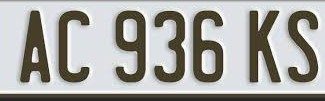
#> input picture ocr4.jpg, 325 x 101 px
$ jupyter execute --allow-errors hcr_model.ipynb
#> lines starting #> are read from the running program, lines starting #| are printed output that depends on the picture; after the words box and inside, x2 and y2 are one past the last pixel; in counts of white or black regions, pixels touching at a corner belong together
# Handwritten Character Recognition Model

[cell 1]
import tensorflow as tf
import pandas as pd
import matplotlib.pyplot as plt
import numpy as np
from sklearn.model_selection import train_test_split
import tensorflow.keras.backend as K
import warnings
from imutils.contours import sort_contours
import cv2 as cv
import imutils

## Loading the dataset
The two fucntions below are used to load the datasets to train the model. The datasets used here are MNIST dataset which has already been split into training and testing set and the NIST Special Database 19 which is a similar to MNIST but contains letters instead of numbers. Both the datasets are of CSV variants to maintain a common dimension between them to ease the integration process.

[cell 2]
def load_az_dataset(path):
    dataset = pd.read_csv(path).astype('float32')
    dataset.rename(columns={'0': 'label'}, inplace=True)

    data = dataset.drop('label', axis=1)
    labels = dataset['label']

    return data, labels

[cell 3]
def load_digit_dataset(path1, path2):
    dataset = pd.read_csv(path1).astype('float32')
    dataset.rename(columns={'0': 'label'}, inplace=True)

    data1 = dataset.drop('label', axis=1)
    labels1 = dataset['label']

    dataset = pd.read_csv(path2).astype('float32')
    dataset.rename(columns={'0': 'label'}, inplace=True)

    data2 = dataset.drop('label', axis=1)
    labels2 = dataset['label']

    data = data1.append(data2)
    labels = labels1.append(labels2)

    return data, labels

## The training model
For this project, due to the presence of images and their classification, Convolutional Neural Networks have been used. The model contains four convulutions followed by two hidden layers and output layer. The activation for the convolutions and the hidden layers is 'relu' and for the ouput layer, it is 'softmax' as it helps with the multi-class classification.

[cell 4]
def build(width, height, depth, classes):
    model = tf.keras.models.Sequential([
        # First two convolutions
        tf.keras.layers.Conv2D(32, (3, 3), input_shape=(width, height, depth), activation='relu'),
        tf.keras.layers.Conv2D(32, (3, 3), activation='relu'),
        tf.keras.layers.MaxPool2D(2, 2),

        # Next two convolutions
        tf.keras.layers.Conv2D(64, (3, 3), activation='relu'),
        tf.keras.layers.Conv2D(64, (3, 3), activation='relu'),
        tf.keras.layers.MaxPool2D(2, 2),

        # Flatten the results
        tf.keras.layers.Flatten(),

        # Two 256 neuron hidden layers
        tf.keras.layers.Dense(256, activation='relu'),
        tf.keras.layers.Dense(256, activation='relu'),

        # Output layer with 36 classes for all digits and letters
        tf.keras.layers.Dense(classes, activation='softmax')
    ])

    return model

[cell 5]
# Import the datasets from load_dataset.py file
print("[INFO] loading the dataset...")
#> (the rest of this cell did not finish here and is left out)

## Combining the datasets
Once the datasets are loaded, the two datasets are combined together so that they can be used to train the model. The labels of the NIST dataset are increased by a value of 10 to prevent overlapping with the MNIST datatset. It is then expanded and normalised.

To combine the two datasets, 'vstack' and 'hstack' functions of the numpy library are used.

#> (a cell that did not finish here is left out)

## Splitting the dataset into to training and testing sets
The data is split using the 'train_test_split' function of the sklearn library. Once it is split, the train and test data are reshaped based on whether it is channel first or not. To check the channel, we're using keras.backend library.

#> (a cell that did not finish here is left out)

#> (a cell that did not finish here is left out)

## Training the model.
Now that the data is processed and ready, we can use it to train the model. The input shape for the model is (28, 28, 1) and the optimizer used here is 'Stochastic Gradient Descent'. This is mainly due to the size of the dataset and the computational speed of the optimizer. For the loss function, the 'Sparse Categorical Cross-Entropy' function is used.

#> (a cell that did not finish here is left out)

## Plotting the accuracy and loss of the model
Matplotlib is used here to plot the training and validation accuracy as well the respective losses of the model. This will give more insight into the performance over time of the model.

[cell 10]
# construct a plot that plots and saves the training history
N = np.arange(0, 50)
plt.style.use("ggplot")
plt.figure()
#> (the rest of this cell did not finish here and is left out)

## Reading the image
In this section, code relevant to reading the image file and isolating the text for classification is done. This is done by detecting the contours of the text and looping over each contour, extracting the character, feeding to the model and labelling it. The label is then returned to the image and stored there.

To perform all these operations, the 'opencv' library is extensively used.

[cell 11]
# loading the input image from disk, converting it to grayscale, and blurring it to reduce noise
image = cv.imread('ocr4.jpg')
#> image is the input picture: shape (101, 325, 3); mean B, G, R 164.7, 168.6, 169.1
gray = cv.cvtColor(image, cv.COLOR_BGR2GRAY)
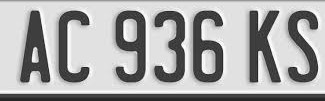
#> gray: shape (101, 325); min 20, max 255, mean 168.3
blurred = cv.GaussianBlur(gray, (5, 5), 0)
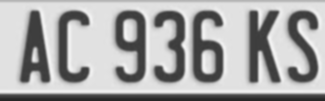
#> blurred: shape (101, 325); min 38, max 244, mean 168.4

# performing edge detection, finding contours in the edge map, and sorting the resulting contours from left-to-right
edged = cv.Canny(blurred, 30, 150)
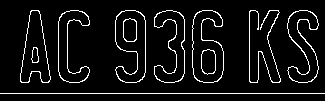
#> edged: shape (101, 325); 7.1% white in thin lines or dots, all inside (x1, y1, x2, y2) = (0, 10, 325, 94)
cnts = cv.findContours(edged.copy(), cv.RETR_EXTERNAL, cv.CHAIN_APPROX_SIMPLE)
#> cnts = 8 contours, 1 with area under 20; largest, box (x1, y1, x2, y2) and area: (192, 10, 224, 83) 1638, (115, 10, 146, 83) 1580, (20, 10, 51, 83) 1323, (287, 10, 319, 83) 1132, (154, 10, 185, 83) 1098, (58, 10, 90, 83) 1046, (249, 10, 281, 83) 30
cnts = imutils.grab_contours(cnts)
cnts = sort_contours(cnts, method="left-to-right")[0]

# initializing the list of contour bounding boxes and associated characters that we'll be OCR'ing
chars = []

[cell 12]
# loop over the contours
for c in cnts:
    # compute the bounding box of the contour
    (x, y, w, h) = cv.boundingRect(c)
    # filter out bounding boxes, ensuring they are neither too small
    # nor too large
    if (w >= 5 and w <= 150) and (h >= 15 and h <= 120):
        # extract the character and threshold it to make the character
        # appear as *white* (foreground) on a *black* background, then
        # grab the width and height of the thresholded image
        roi = gray[y:y + h, x:x + w]
        thresh = cv.threshold(roi, 0, 255, cv.THRESH_BINARY_INV | cv.THRESH_OTSU)[1]
        (tH, tW) = thresh.shape
        # if the width is greater than the height, resize along the width dimension
        if tW > tH:
            thresh = imutils.resize(thresh, width=28)
        # otherwise, resize along the height
        else:
            thresh = imutils.resize(thresh, height=28)

        # re-grab the image dimensions (now that its been resized)
        # and then determine how much we need to pad the width and
        # height such that our image will be 28x28
        (tH, tW) = thresh.shape
        dX = int(max(0, 28 - tW) / 2.0)
        dY = int(max(0, 28 - tH) / 2.0)
        # pad the image and force 28x28 dimensions
        padded = cv.copyMakeBorder(thresh, top=dY, bottom=dY, left=dX, right=dX, borderType=cv.BORDER_CONSTANT,
                                    value=(0, 0, 0))
        padded = cv.resize(padded, (28, 28))
        # prepare the padded image for classification via our handwriting OCR model
        padded = padded.astype("float32") / 255.0
        padded = np.expand_dims(padded, axis=-1)
        # update our list of characters that will be OCR'd
        chars.append((padded, (x, y, w, h)))
#> this loop made 8 passes
#> (x, y, w, h) on passes 2 to 8: (20, 10, 31, 73), (58, 10, 32, 73), (115, 10, 31, 73), (154, 10, 31, 73), (192, 10, 32, 73), (249, 10, 32, 73), (287, 10, 32, 73)
#> (c, x, y, w, h) on pass 1: ([[0, 93], [324, 93]], 0, 93, 325, 1)
#> pass 2, `roi = gray[y:y + h, x:x + w]`:
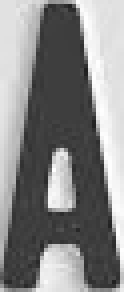
#> roi: shape (73, 31) (shown 4 times larger); min 31, max 255, mean 133.7
#> pass 2, `thresh = cv.threshold(roi, 0, 255, cv.THRESH_BINARY_INV | cv.THRESH_OT..`:
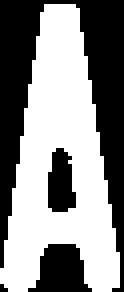
#> thresh: shape (73, 31) (shown 4 times larger); 54% white; 4 black regions (1 under 20 px), largest, box (x1, y1, x2, y2) and area: (0, 0, 31, 73) 819, (7, 61, 23, 73) 131, (12, 37, 19, 53) 87
#> pass 2, `padded = cv.copyMakeBorder(thresh, top=dY, bottom=dY, left=dX, right=d..`:
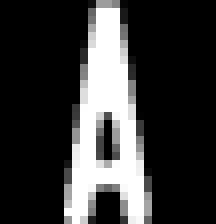
#> padded: shape (28, 27) (shown 8 times larger); min 0, max 255, mean 56.2
#> pass 2, `padded = cv.resize(padded, (28, 28))`:
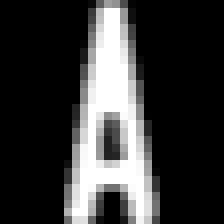
#> padded: shape (28, 28) (shown 8 times larger); min 0, max 255, mean 56.1
#> after the loop:
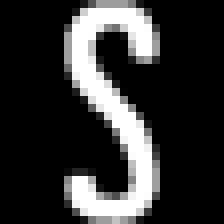
#> padded: shape (28, 28, 1) float32 (shown 8 times larger); min 0, max 1, mean 0.2
#> after the loop:
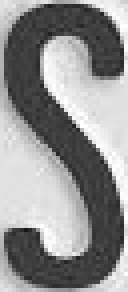
#> roi: shape (73, 32) (shown 4 times larger); min 20, max 255, mean 144.5
#> after the loop, chars = 7 items

[cell 13]
# extract the bounding box locations and padded characters
boxes = [b[1] for b in chars]
#> boxes = [(20, 10, 31, 73), (58, 10, 32, 73), (115, 10, 31, 73), (154, 10, 31, 73), (192, 10, 32, 73), (249, 10, 32, 73), (287, 10, 32, 73)]
chars = np.array([c[0] for c in chars], dtype="float32")

# OCR the characters using our handwriting recognition model
#> (the rest of this cell did not finish here and is left out)
